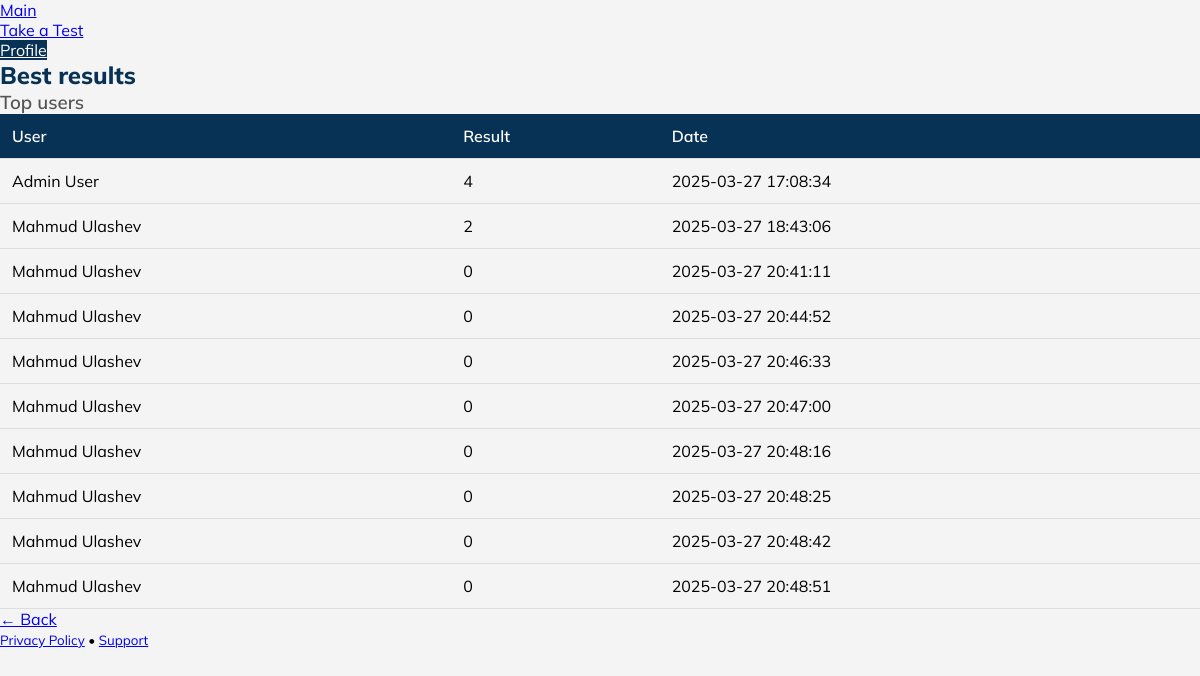
The page /leaderboard on the database as committed earlier.
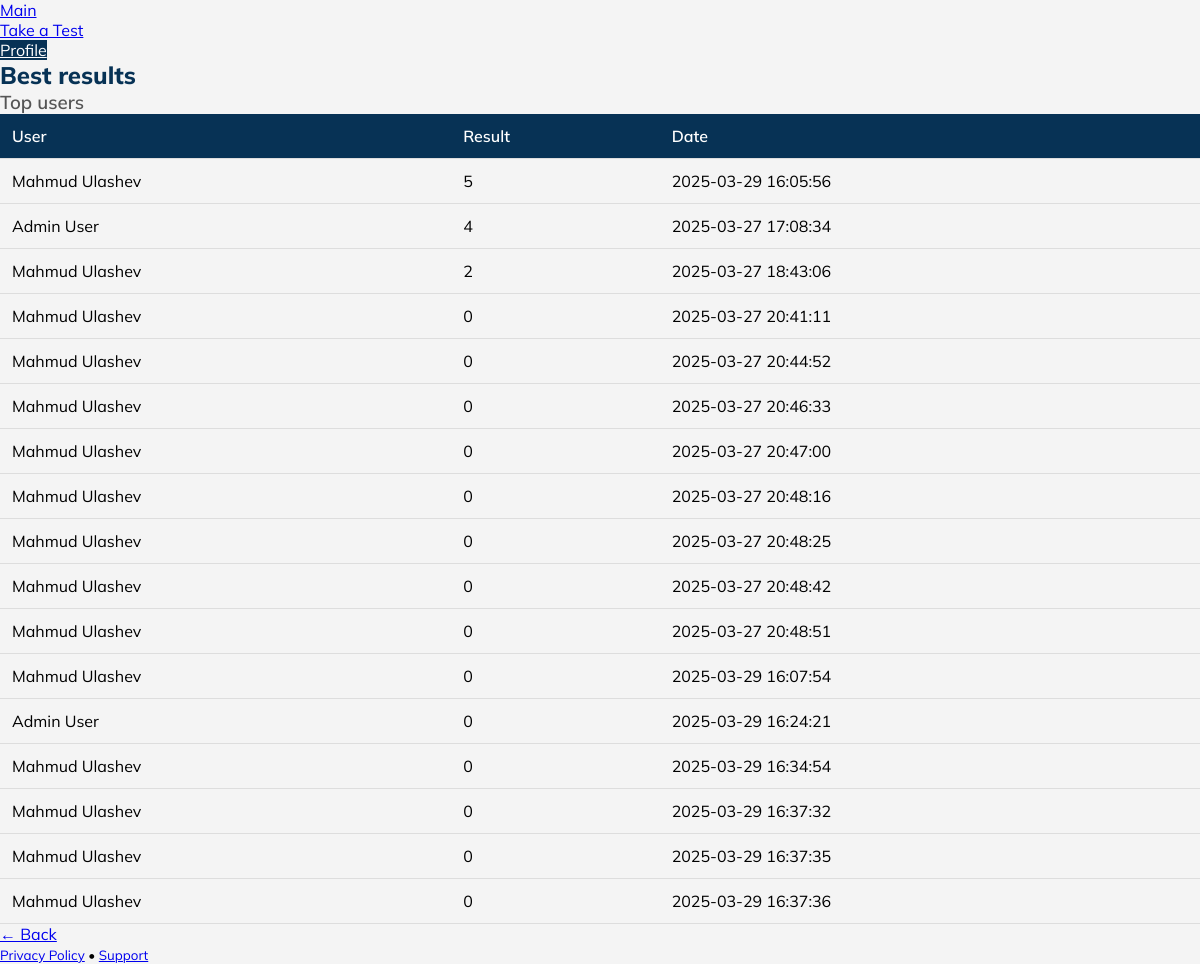
The same page on the database as committed later.
### tables this page shows
CREATE TABLE results (
    id INTEGER PRIMARY KEY AUTOINCREMENT,
    user_id INTEGER NOT NULL,
    ball INTEGER NOT NULL,
    test_date TEXT NOT NULL,
    FOREIGN KEY (user_id) REFERENCES users(id)
);

CREATE TABLE users (
    id INTEGER PRIMARY KEY AUTOINCREMENT,
    first_name TEXT NOT NULL,
    last_name TEXT NOT NULL,
    username TEXT UNIQUE NOT NULL,
    password TEXT NOT NULL,
    is_admin INTEGER DEFAULT 0
);

### app.py (the view)
@app.route("/leaderboard")
def leaderboard():
    conn = conn_databaza()
    cursor = conn.cursor()
    cursor.execute("""
        SELECT users.first_name, users.last_name, results.ball, results.test_date
        FROM results
        JOIN users ON results.user_id = users.id
        ORDER BY results.ball DESC, results.test_date ASC
    """)
    leaders = cursor.fetchall()
    conn.close()
    return render_template("leaderboard.html", leaders=leaders)

### app.py (called while the page is built)
def conn_databaza():
    conn = sqlite3.connect("users.db")
    conn.row_factory = sqlite3.Row
    return conn

### templates/leaderboard.html (shortened to what this page needs)
<!DOCTYPE html>
<html lang="en">
<head>
    <link rel="stylesheet" href="https://cdn.jsdelivr.net/npm/@picocss/pico@1/css/pico.min.css">
    <link rel="stylesheet" href="/static/profile.css">
</head>
<body>
    <div class="header-wrapper">
        <nav class="container">
            <ul>
                <li><a href="/">Main</a></li>
            </ul>
            <ul>
                <li><a href="/test-cover">Take a Test</a></li>
                <li><a  class="profile" href="/profile">Profile</a></li>
            </ul>
        </nav>
    </div>
    <main class="container">
        <section>
            <hgroup>
                <h2>Best results</h2>
                <h3>Top users</h3>
            </hgroup>
            <table>
                <thead>
                    <tr>
                        <th>User</th>
                        <th>Result</th>
                        <th>Date</th>
                    </tr>
                </thead>
                <tbody>
                    {% for leader in leaders %}
                    <tr>
                        <td>{{ leader["first_name"] }} {{ leader["last_name"] }}</td>
                        <td>{{ leader["ball"] }}</td>
                        <td>{{ leader["test_date"] }}</td>
                    </tr>
                    {% endfor %}
                </tbody>
            </table>
            <a href="/" role="button">← Back</a>
        </section>
    </main>
    <footer class="container">
        <small><a href="#">Privacy Policy</a> • <a href="#">Support</a></small>
    </footer>
</body>
</html>

### static/profile.css (style rules this page uses)
*, html { margin: 0; padding: 0; box-sizing: border-box; }
.container { max-width: 1200px; margin: 0 auto; }
body { font-family: 'Mulish', sans-serif; background: #f4f4f4; }
main { margin-top: 30px; }
hgroup h2 { font-weight: 800; color: #073255; }
hgroup h3 { font-weight: 600; color: #555; }
table { width: 100%; border-collapse: collapse; }
table th, table td { padding: 12px; border-bottom: 1px solid #ddd; text-align: left; color: black; }
table th { background: #073255; font-weight: 600; color: white; }
.profile { background-color: #073255; color: white; }

Rows that differ between the two databases and show on the page:
added results: first_name "Mahmud", last_name "Ulashev", ball "5", test_date "2025-03-29 16:05:56"
added results: first_name "Mahmud", last_name "Ulashev", ball "0", test_date "2025-03-29 16:07:54"
added results: first_name "Admin", last_name "User", ball "0", test_date "2025-03-29 16:24:21"
added results: first_name "Mahmud", last_name "Ulashev", ball "0", test_date "2025-03-29 16:34:54"
added results: first_name "Mahmud", last_name "Ulashev", ball "0", test_date "2025-03-29 16:37:32"
added results: first_name "Mahmud", last_name "Ulashev", ball "0", test_date "2025-03-29 16:37:35"
added results: first_name "Mahmud", last_name "Ulashev", ball "0", test_date "2025-03-29 16:37:36"
